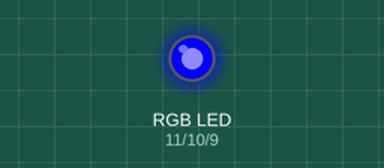
Recording of a sketch running on a simulated Arduino Uno, built with avr-gcc and run on an emulated ATmega328P. Shown: an RGB LED mixed from three pins (HIGH = lit). Dim RGB values are drawn brighter than linear.

Above: at 0.15 s.
At 1.95 s:
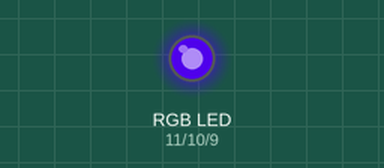
At 4.35 s:
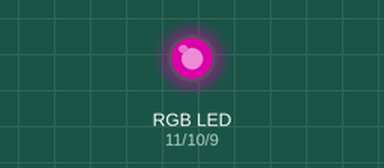
At 39.45 s:
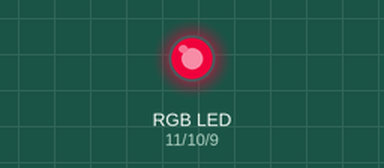
Timing chart, 0 to 40.0 s (numbered marks = the images above):
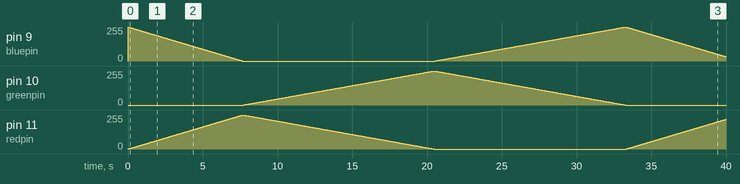

Measured:
- by itself, pin 10 (greenpin): rises from 0/255 to 255/255 in 12.7 s, then falls to 0/255 in 12.8 s

The sketch:

RGB_LED.ino
```cpp
/* This sketch allows users to manipulate the RGB led such that it fades from blue to red,
  red to green and back to blue, continuing the cycle */


#define redpin 11      // red pin of the RGB led is connected to pin 11
#define greenpin 10   // green pin of the RGB led is connected to pin 10
#define bluepin 9    // blue pin of the RGB led is connected to pin 9

void setup() {
  pinMode(redpin, OUTPUT);      //initialize pin 11 as output
  pinMode(greenpin,OUTPUT);     //initialize pin 10 as output
  pinMode(bluepin, OUTPUT);     //initialize pin 9 as output
}

void loop() {
  // blue color fades into red
  for (int i=0; i<256;i++) {
    analogWrite(redpin, i);
    analogWrite(bluepin, 255-i);
    analogWrite(greenpin, 0);
    delay(30);
  }
  // red color fades into green
  for (int i=0; i<256; i++) {
    analogWrite(redpin, 255-i);
    analogWrite(bluepin, 0);
    analogWrite(greenpin, i);
    delay(50);
  }
  // green color fades into blue
  for (int i=0; i<256; i++) {
    analogWrite(redpin, 0);
    analogWrite(bluepin, i);
    analogWrite(greenpin, 255-i);
    delay(50);
  }
}
```
